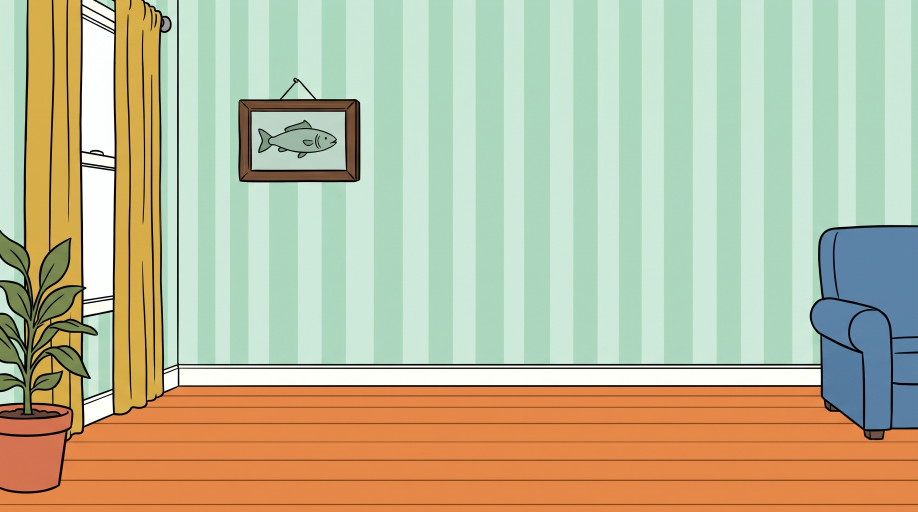
#> input picture sandbox/fluk/art/sheets/07_room.png, 2752 x 1536 px (shown at 1/3 size)
$ python gen_ec.py
#> lines starting #> are read from the running program, lines starting #| are printed output that depends on the picture; pictures that were not available may be replaced by others from this repository, and a replacement may not be noted
"""Сценарий серии -> ключи для EffectCraft: python gen_ec.py -> ec/ep1_keys.json.

Тайминг тот же, что в ep1.py (кадры 24 к/с, кадр 1 = 0 с). Слои: комната, огурцы,
миски, позы-рисунки (каждая на своём отрезке), руки, крупные планы. Внутри поз —
булавки Puppet: неподвижные держат лапы и тело, подвижные качают голову и хвост.
Строит проект build_ec.js.
"""
import json
import math
from pathlib import Path

from PIL import Image

HERE = Path(__file__).parent
CUT = HERE.parent / "art" / "cut"
ROOM = HERE.parent / "art" / "sheets" / "07_room.png"
FPS, LAST = 24, 620
W, H = 1920, 1080
FLOOR = 985
S = 85.0                                  # масштаб поз, %
CUC1, CUC2, BOWL_X, BOWL_LAND = 380, 1480, 915, 1690
TOUCH, X_TOUCH = 562, 735


def t(f):
    return round((f - 1) / FPS, 5)


def size(p):
    return Image.open(p).size


def sway(f, hz, amp, phase=0.0):
    return amp * math.sin(2 * math.pi * (hz * f / FPS + phase))


def twitch(f, hits, amp=12, dur=5):
    return sum(amp * math.sin(math.pi * (f - h) / dur) for h in hits if 0 <= f - h <= dur)


def breathe(f, hz=0.8, amp=0.012):
    b = math.sin(2 * math.pi * hz * f / FPS)
    return 1 - amp * 0.5 * b, 1 + amp * b


def rot_about(p, pivot, deg):
    a = math.radians(deg)
    dx, dy = p[0] - pivot[0], p[1] - pivot[1]
    return [pivot[0] + dx * math.cos(a) - dy * math.sin(a), pivot[1] + dx * math.sin(a) + dy * math.cos(a)]


def smooth(u):
    return u * u * (3 - 2 * u)


LAYERS = []


def layer(name, src, f0, f1, anchor, **kw):
    """f0..f1 — кадры, на которых слой виден (включительно)."""
    L = {"name": name, "src": str(src).replace("\\", "/"), "in": t(f0), "out": t(f1 + 1),
         "anchor": list(anchor), "pos": [], "scale": [], "rot": [], "pins": [], "parent": "cam",
         "motionBlur": False, "flip": False}
    L.update(kw)
    LAYERS.append(L)
    return L


def keys(L, frames, fn):
    """fn(f) -> dict(pos=(x,y), scale=(sx,sy) в %, rot=°)."""
    for f in frames:
        v = fn(f)
        if "pos" in v:
            L["pos"].append([t(f), *v["pos"]])
        if "scale" in v:
            sx, sy = v["scale"]
            L["scale"].append([t(f), -sx if L["flip"] else sx, sy])
        if "rot" in v:
            L["rot"].append([t(f), v["rot"]])


def pins(L, fixed, moving, frames):
    """fixed: неподвижные точки. moving: [(точка, опора, f -> угол°)]."""
    L["pins"] = [{"rest": list(p), "keys": []} for p in fixed]
    for p, pivot, ang in moving:
        L["pins"].append({"rest": list(p), "keys": [[t(f), *rot_about(p, pivot, ang(f))] for f in frames]})


def cut(g, i):
    return CUT / g / f"{g}_{i:02d}.png"


def every(f0, f1, step=2):
    out = list(range(f0, f1 + 1, step))
    if out[-1] != f1:
        out.append(f1)
    return out


# ---------------------------------------------------------------- фон и реквизит
rw, rh = size(ROOM)
#> rw = 2752; rh = 1536
layer("room", ROOM, 1, LAST, (rw / 2, rh / 2), pos=[[0, W / 2, H / 2]], scale=[[0, W / rw * 100, W / rw * 100]])

cuc = cut("props", 1)
cw, ch = size(cuc)
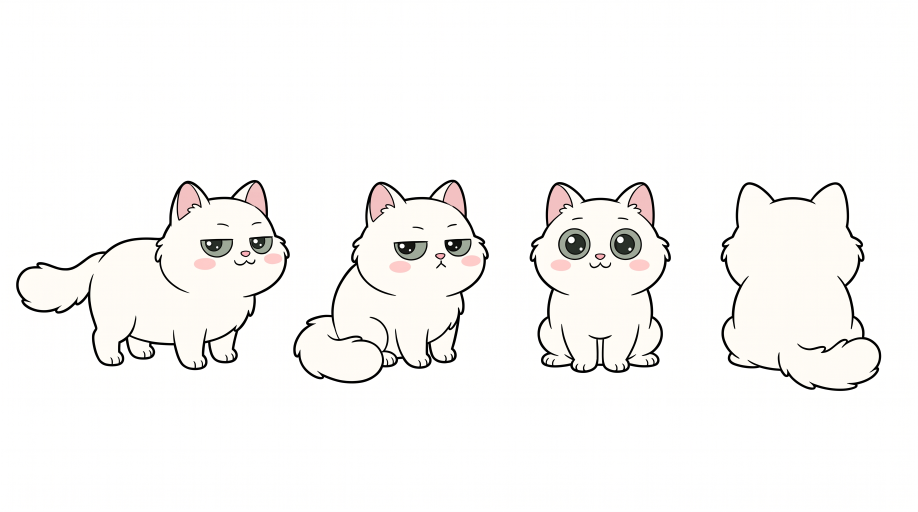
#> input picture sandbox/fluk/art/sheets/01_model.png, 2752 x 1536 px, given in place of props_01.png, which was not available (shown at 1/3 size)
#> cw = 2752; ch = 1536
c1 = layer("cucumber1", cuc, 86, LAST, (cw / 2, ch), pos=[[0, CUC1, FLOOR - 6]], scale=[[0, 42, 42]])
#> c1 = 12 items
c1["rot"] = [[0, 0]] + [[t(f), 8 * math.sin(math.pi * (f - 310) / 4) * math.exp(-(f - 310) / 8)] for f in range(310, 335)]
layer("cucumber2", cuc, 520, LAST, (cw / 2, ch), pos=[[0, CUC2, FLOOR - 6]], scale=[[0, 42, 42]])

bowl = cut("props", 3)
bw, bh = size(bowl)
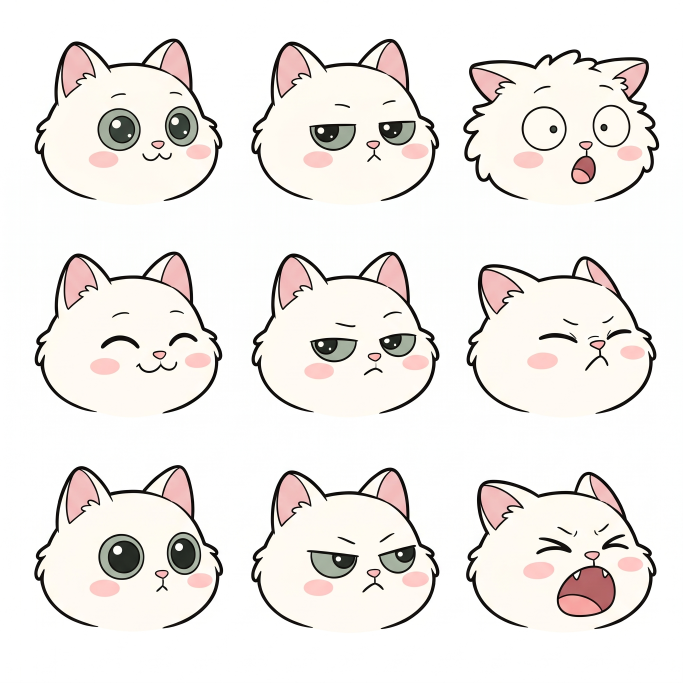
#> input picture sandbox/fluk/art/sheets/02_expressions.png, 2048 x 2048 px, given in place of props_03.png, which was not available (shown at 1/3 size)
#> bw = 2048; bh = 2048
layer("bowl_back", bowl, 97, 169, (bw / 2, bh), pos=[[0, BOWL_X, FLOOR + 8]], scale=[[0, 42, 42]])
empty = cut("props", 4)
ew, eh = size(empty)
#> ew = 2048; eh = 2048
eb = layer("bowl_flying", empty, 170, LAST, (ew / 2, eh / 2), scale=[[0, 42, 42]], motionBlur=True)
#> eb = 12 items
for f in range(170, 186):
    u = min(1.0, (f - 170) / 14)
    eb["pos"].append([t(f), BOWL_X + (BOWL_LAND - BOWL_X) * u, FLOOR - 40 - 300 * math.sin(math.pi * u) * (1 - 0.15 * u)])
    eb["rot"].append([t(f), 540 * u if u < 1 else 180])

# ---------------------------------------------------------------- Флюк по битам
# Б1: ест (миска перед мордой — отдельный слой выше)
L = layer("b1_eat", cut("extra", 2), 1, 96, (330, 340))
keys(L, every(1, 96, 4), lambda f: {"pos": (800, FLOOR), "scale": tuple(S * v for v in breathe(f))})
#> the loop in keys, `for f in frames:` made 25 passes
#> (f, v, sx, sy) on passes 2 to 10: (5, {'pos': (800, 985), 'scale': (84.56, 85.88)}, 84.56, 85.88), (9, {'pos': (800, 985), 'scale': (84.51, 85.97)}, 84.51, 85.97), (13, {'pos': (800, 985), 'scale': (84.79, 85.41)}, 84.79, 85.41), (17, {'pos': (800, 985), 'scale': (85.21, 84.59)}, 85.21, 84.59), (21, {'pos': (800, 985), 'scale': (85.49, 84.03)}, 85.49, 84.03), (25, {'pos': (800, 985), 'scale': (85.44, 84.12)}, 85.44, 84.12), (29, {'pos': (800, 985), 'scale': (85.11, 84.79)}, 85.11, 84.79), (33, {'pos': (800, 985), 'scale': (84.7, 85.6)}, 84.7, 85.6), (37, {'pos': (800, 985), 'scale': (84.49, 86.01)}, 84.49, 86.01)
#> (v, sx, sy) on pass 1: ({'pos': (800, 985), 'scale': (84.89, 85.21)}, 84.89, 85.21)
pins(L, [(150, 330), (470, 330), (300, 210)],
     [((450, 230), (330, 175), lambda f: sway(f, 2, 3)), ((80, 200), (200, 190), lambda f: sway(f, 0.6, 7))], every(1, 96))
#> the loop in pins, `for p, pivot, ang in moving:` made 2 passes
layer("bowl_front", bowl, 1, 96, (bw / 2, bh), pos=[[0, BOWL_X, FLOOR + 8]], scale=[[0, 42, 42]])

# Б2: сел, облизывается
L = layer("b2_lick", cut("key", 1), 97, 144, (260, 515))
keys(L, every(97, 144, 4), lambda f: {"pos": (640, FLOOR), "scale": tuple(S * v for v in breathe(f))})
#> the loop in keys (call 2), `for f in frames:` made 13 passes
#> (f, v, sx, sy) on passes 1 to 9: (97, {'pos': (640, 985), 'scale': (84.49, 86.01)}, 84.49, 86.01), (101, {'pos': (640, 985), 'scale': (84.62, 85.76)}, 84.62, 85.76), (105, {'pos': (640, 985), 'scale': (85, 85)}, 85, 85), (109, {'pos': (640, 985), 'scale': (85.38, 84.24)}, 85.38, 84.24), (113, {'pos': (640, 985), 'scale': (85.51, 83.99)}, 85.51, 83.99), (117, {'pos': (640, 985), 'scale': (85.3, 84.4)}, 85.3, 84.4), (121, {'pos': (640, 985), 'scale': (84.89, 85.21)}, 84.89, 85.21), (125, {'pos': (640, 985), 'scale': (84.56, 85.88)}, 84.56, 85.88), (129, {'pos': (640, 985), 'scale': (84.51, 85.97)}, 84.51, 85.97)
pins(L, [(150, 500), (380, 500), (250, 380)],
     [((300, 170), (290, 270), lambda f: sway(f, 1.5, 2)), ((60, 250), (150, 330), lambda f: sway(f, 0.5, 6))],
     every(97, 144))
#> the loop in pins (call 2), `for p, pivot, ang in moving:` made 2 passes

# Б4: взрыв без замаха
L = layer("b4_jump", cut("key", 3), 169, 186, (330, 330), motionBlur=True)


def jump(f):
    u = (f - 169) / 17
    sx, sy = (0.9, 1.12) if f < 172 else ((1.0, 1.0) if f < 183 else (1.05, 0.95))
    return {"pos": (660 + 740 * u, (FLOOR - 270) - 340 * math.sin(math.pi * min(u * 1.1, 1))),
            "scale": (S * sx, S * sy), "rot": -6 + 12 * u}


keys(L, range(169, 187), jump)
pins(L, [(330, 330), (200, 450)], [((430, 100), (420, 230), lambda f: sway(f, 6, 10))], range(169, 187))

# Б5: приземлился и застыл
L = layer("b5_frozen", cut("key", 4), 187, 240, (300, 515))


def frozen(f):
    k = min(1.0, (f - 187) / 5)
    bx, by = breathe(f, 1.6, 0.015)
    return {"pos": (1400, FLOOR), "scale": (S * (1.12 - 0.12 * k) * bx, S * (0.86 + 0.14 * k) * by)}


keys(L, list(range(187, 193)) + every(194, 240, 3), frozen)
pins(L, [(150, 500), (450, 500), (300, 350)], [((510, 90), (430, 190), lambda f: twitch(f, [205, 216, 229]))],
     every(187, 240))

# Б6: крадётся — шажок, пауза (поза смотрит вправо, отражаем)
L = layer("b6_sneak", cut("key", 5), 241, 300, (330, 480), flip=True)
STEPS = [(241, 251, 1400, 1160), (268, 278, 1160, 920), (289, 298, 920, 700)]


def sneak(f):
    x, bob = 700, 0.0
    for f0, f1, x0, x1 in STEPS:
        if f < f0:
            x = x0
            break
        if f <= f1:
            u = (f - f0) / (f1 - f0)
            x, bob = x0 + (x1 - x0) * smooth(u), -10 * math.sin(math.pi * u)
            break
    return {"pos": (x, FLOOR + bob), "scale": (S, S)}


keys(L, range(241, 301), sneak)
pins(L, [(150, 470), (520, 470), (330, 300)],
     [((510, 170), (430, 260), lambda f: sway(f, 0.7, 2)), ((60, 220), (200, 230), lambda f: sway(f, 0.4, 5))],
     every(241, 300))

# Б6: тычок лапой
L = layer("b6_poke", cut("key", 6), 301, 326, (330, 600))
keys(L, range(301, 327), lambda f: {"pos": (680 - 28 * math.sin(math.pi * min(1, max(0, (f - 304) / 14))), FLOOR),
                                     "scale": (S, S)})
pins(L, [(200, 590), (500, 590), (350, 400)], [((620, 60), (550, 250), lambda f: sway(f, 1.2, 5))], every(301, 326))

# Б7: отпрыгнул назад
L = layer("b7_hop", cut("key", 4), 327, 342, (300, 515), motionBlur=True)
keys(L, range(327, 343), lambda f: {"pos": (680 + 260 * min(1, (f - 327) / 11), FLOOR - 130 * math.sin(math.pi * min(1, (f - 327) / 11))),
                                     "scale": (S * 1.1, S * 0.88) if f >= 338 else (S * 0.94, S * 1.08)})

# Б8: умывается как ни в чём не бывало
L = layer("b8_groom", cut("key", 7), 343, 432, (330, 570))
keys(L, every(343, 432, 4), lambda f: {"pos": (1180, FLOOR), "scale": tuple(S * v for v in breathe(f, 0.6))})
pins(L, [(150, 560), (450, 560), (300, 430)],
     [((390, 250), (320, 330), lambda f: sway(f, 2.4, 4) if (f - 343) % 36 < 26 else 0)], every(343, 432))

# Б9: «ты ничего не видел»
L = layer("b9_sideeye", cut("key", 8), 433, 519, (250, 570))
keys(L, every(433, 519, 4), lambda f: {"pos": (1180, FLOOR), "scale": tuple(S * v for v in breathe(f, 0.5))})
pins(L, [(120, 560), (420, 560), (250, 430)], [((260, 180), (250, 300), lambda f: sway(f, 0.3, 1.5))], every(433, 519, 3))

# Б10: пятится… упирается в первый огурец
L = layer("b10_back", cut("extra", 1), 520, TOUCH + 6, (330, 410))


def back(f):
    u = min(1.0, max(0.0, (f - 528) / (TOUCH - 528)))
    return {"pos": (1180 - (1180 - X_TOUCH) * u, FLOOR - (6 * abs(math.sin(math.pi * 3 * u)) if f < TOUCH else 0)),
            "scale": (S, S)}


keys(L, every(520, TOUCH + 6, 2), back)
pins(L, [(200, 400), (560, 400), (400, 250)],
     [((50, 190), (180, 190), lambda f: sway(f, 0.5, 4) if f < TOUCH else 18)], every(520, TOUCH + 6))

# третий испуг — вверх из кадра
L = layer("b10_out", cut("key", 3), TOUCH + 7, TOUCH + 18, (330, 330), motionBlur=True)
keys(L, range(TOUCH + 7, TOUCH + 19), lambda f: {"pos": (X_TOUCH + 60, FLOOR - 270 - 1100 * ((f - TOUCH - 7) / 11) ** 1.3),
                                                  "scale": (S * 0.9, S * 1.15), "rot": 8})

# ---------------------------------------------------------------- руки


def hand_layers(prefix, x, track, seq):
    """seq: [(кадр с, кадр по, номер рисунка)]; track(f) -> y хвата."""
#> called with prefix = 'hand1', x = 380
    for f0, f1, i in seq:
        p = CUT / "hands_ext" / f"hands_ext_{i:02d}.png"
        w, h = size(p)
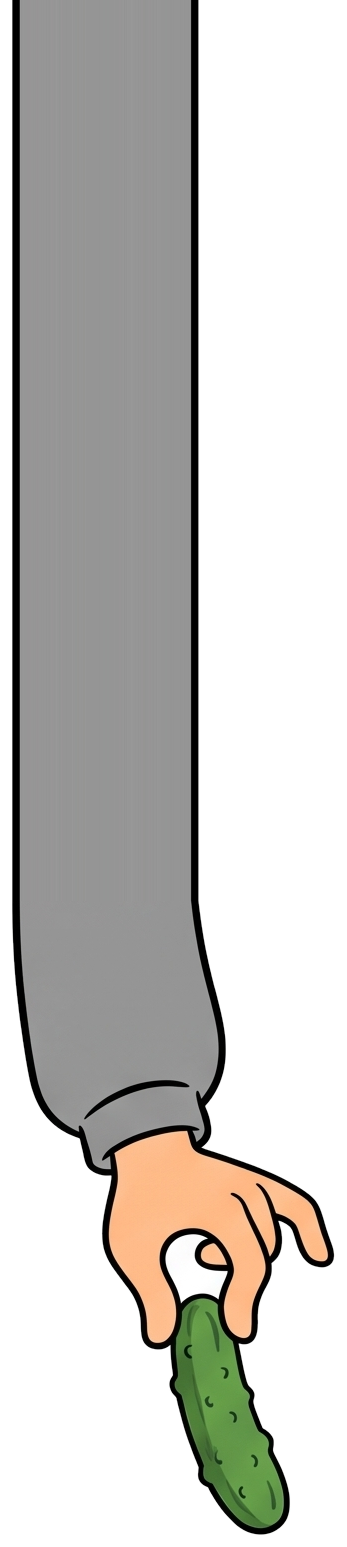
#> input picture sandbox/fluk/art/cut/hands_ext/hands_ext_01.png, 347 x 1547 px
        L = layer(f"{prefix}_{i}", p, f0, f1, (w * 0.42, h - 10), scale=[[0, 62, 62]])
        for f in range(f0, f1 + 1):
            L["pos"].append([t(f), x + 40, track(f)])


def ytrack(points):
    def fn(f):
        for (f0, y0), (f1, y1) in zip(points, points[1:]):
            if f <= f1:
                return y0 + (y1 - y0) * smooth((f - f0) / (f1 - f0)) if f1 > f0 else y1
        return points[-1][1]
    return fn


hand_layers("hand1", CUC1, ytrack([(30, -700), (42, 250), (48, 250), (60, 600), (66, 600), (78, 975), (88, 975), (110, -700)]),
            [(30, 81, 1), (82, 85, 2), (86, 110, 3)])
hand_layers("hand2", CUC2, ytrack([(484, -700), (494, 300), (500, 300), (512, 975), (522, 975), (544, -700)]),
            [(484, 515, 1), (516, 519, 2), (520, 544, 3)])

# ---------------------------------------------------------------- крупные планы (без камеры)
k = W / 1700
layer("close_bg", ROOM, 145, 168, (rw / 2, rh / 2), parent=None,
      pos=[[0, (rw / 2 - 700) * k, (rh / 2 - 300) * k]], scale=[[0, k * 100, k * 100]])
# морды — векторные (VectorCraft imageTrace, режим logo): в 2,5 раза крупнее без мыла
VEC = HERE / "ec" / "vector"
L = layer("close_look", VEC / "extra_04.svg", 145, 157, (260, 470), parent=None, svg=True,
          pos=[[0, 980, 1110]], scale=[[0, 150, 150]])
L["rot"] = [[t(145), -3], [t(157), 1]]
layer("close_take", VEC / "extra_06.svg", 158, 168, (276, 396), parent=None, svg=True, pos=[[0, 960, 1100]],
      scale=[[t(158), 260, 260], [t(161), 240, 240]])

# камера: медленный наезд в Б9 (вокруг точки морды)
q, c0 = (1180, 700), (960, 540)
cam = {"pos": [[t(440), *c0]], "scale": [[t(440), 100, 100]]}
for f in range(441, 521, 3):
    z = 1 + 0.22 * min(1, (f - 440) / 50) if f <= 519 else 1
    cam["pos"].append([t(f), q[0] - z * (q[0] - c0[0]), q[1] - z * (q[1] - c0[1])])
    cam["scale"].append([t(f), z * 100, z * 100])
cam["pos"].append([t(520), *c0])
cam["scale"].append([t(520), 100, 100])

json.dump({"fps": FPS, "duration": LAST / FPS, "size": [W, H], "cam": cam, "layers": LAYERS},
          open(HERE / "ec" / "ep1_keys.json", "w", encoding="utf-8"))
print("слоёв:", len(LAYERS), "булавок:", sum(len(L["pins"]) for L in LAYERS),
      "ключей булавок:", sum(len(p["keys"]) for L in LAYERS for p in L["pins"]))
#| слоёв: 26 булавок: 38 ключей булавок: 371
